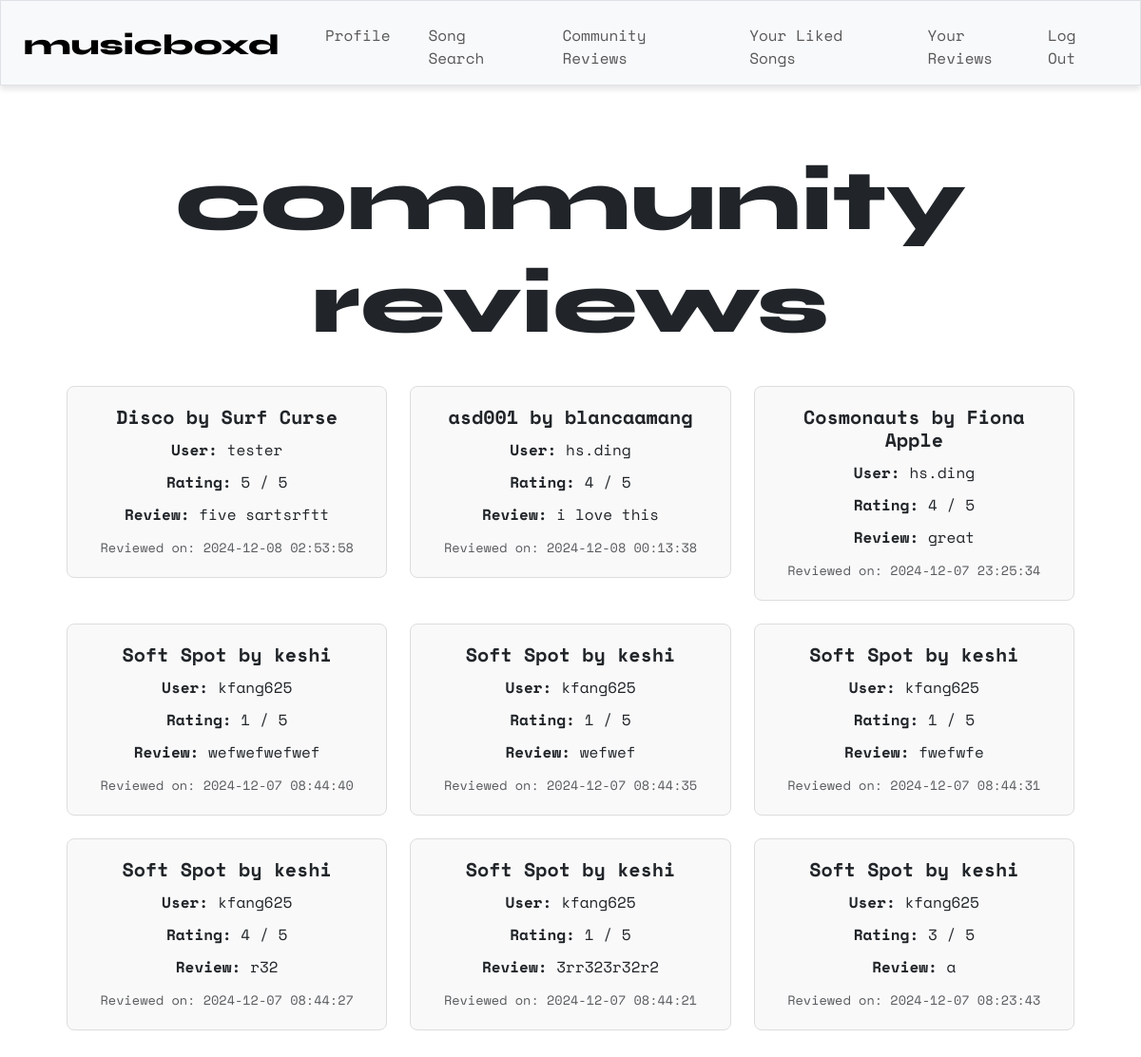
Page /recent (signed in) on the earlier database version.
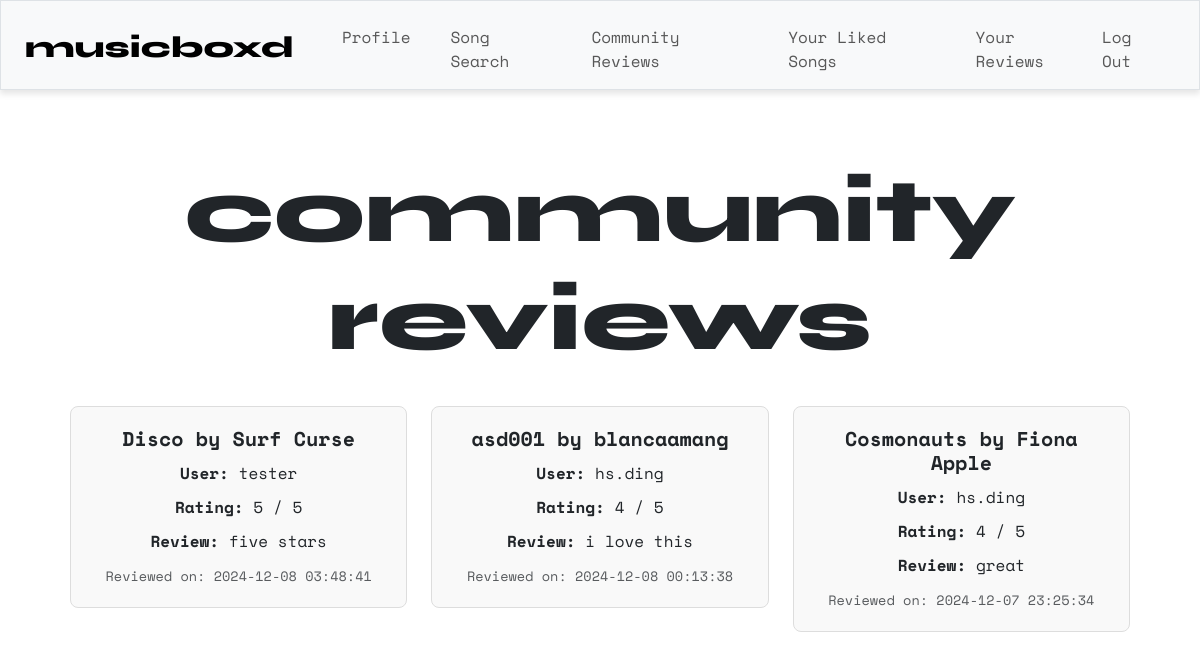
Same page on the later database version.
### tables this page shows
CREATE TABLE reviews ( id INTEGER PRIMARY KEY, review TEXT NOT NULL, rating INTEGER NOT NULL, user_id INTEGER NOT NULL, song_id TEXT NOT NULL, timestamp DATETIME DEFAULT CURRENT_TIMESTAMP, FOREIGN KEY (user_id) REFERENCES users (id), FOREIGN KEY (song_id) REFERENCES songs (id) );

CREATE TABLE songs ( id TEXT PRIMARY KEY, title TEXT NOT NULL, artist TEXT NOT NULL);

CREATE TABLE users ( id INTEGER PRIMARY KEY, username TEXT NOT NULL UNIQUE, hash TEXT NOT NULL );

### app.py (the view)
@app.route("/recent")
@login_required
def recent():
    reviews = db.execute("""
        SELECT users.username, reviews.rating, reviews.timestamp, reviews.review,
               songs.title AS song_title, songs.artist AS song_artist
        FROM reviews
        JOIN users ON reviews.user_id = users.id
        JOIN songs ON reviews.song_id = songs.id
        ORDER BY reviews.timestamp DESC
    """)
    return render_template("recent.html", reviews=reviews)

### helpers.py (called while the page is built)
def login_required(f):
    @wraps(f)
    def decorated_function(*args, **kwargs):
        if session.get("user_id") is None:
            return redirect("/login")
        return f(*args, **kwargs)
    return decorated_function

### templates/recent.html (shortened to what this page needs)
{% extends "layout.html" %}
{% block main %}
    <div class="container">
        <h1 class="syne">community<br>reviews</h1>
        <br>
        {% if reviews %}
            <div class="row row-cols-1 row-cols-md-3 g-4">
                {% for review in reviews %}
                    <div class="col">
                        <div class="card">
                            <div class="card-body">
                                <h5 class="card-title">{{ review.song_title }} by {{ review.song_artist }}</h5>
                                <p class="card-text"><strong>User:</strong> {{ review.username }}</p>
                                <p class="card-text"><strong>Rating:</strong> {{ review.rating }} / 5</p>
                                <p class="card-text"><strong>Review:</strong> {{ review.review }}</p>
                                <p class="card-text"><small class="text-muted">Reviewed on: {{ review.timestamp }}</small></p>
                            </div>
                        </div>
                    </div>
                {% endfor %}
            </div>
        {% else %}
            <p class="text-muted">No reviews yet.</p>
        {% endif %}
    </div>
{% endblock %}

### templates/layout.html (shortened to what this page needs)
<!DOCTYPE html>
<html lang="en">
    <head>
        <link href="https://cdn.jsdelivr.net/npm/bootstrap@5.3.3/dist/css/bootstrap.min.css" rel="stylesheet">
        <link href="https://cdnjs.cloudflare.com/ajax/libs/font-awesome/6.0.0-beta3/css/all.min.css" rel="stylesheet">
        <link href="/static/styles.css" rel="stylesheet">
    </head>
    <body>
        {% if session["user_id"] %}
            <nav class="bg-light border navbar navbar-expand-md navbar-light">
                <div class="container-fluid px-4">
                    <a class="navbar-brand" href="/"><span class="syne" style="font-size:30px">musicboxd</span></a>
                    <div class="collapse navbar-collapse" id="navbar">
                        <ul class="navbar-nav me-auto mt-2">
                            <li class="nav-item ms-4"><a class="nav-link" href="/profile">Profile</a></li>
                            <li class="nav-item ms-4"><a class="nav-link" href="/search">Song Search</a></li>
                            <li class="nav-item ms-4"><a class="nav-link" href="/recent">Community Reviews</a></li>
                            <li class="nav-item ms-4"><a class="nav-link" href="/all_liked">Your Liked Songs</a></li>
                            <li class="nav-item ms-4"><a class="nav-link" href="/all_reviews">Your Reviews</a></li>
                        </ul>
                        <ul class="navbar-nav ms-auto mt-2">
                            <li class="nav-item"><a class="nav-link" href="/logout">Log Out</a></li>
                        </ul>
                    </div>
                </div>
            </nav>
        {% endif %}
        <main class="container py-5 text-center">
            {% block main %}{% endblock %}
        </main>
    </body>
</html>

### static/styles.css (style rules this page uses)
h1 { font-size: 90px; }
p { font-size: 20px; }
ul { list-style-type: none; }
nav { position: sticky; top: 0; left: 0; right: 0; z-index: 1000; background-color: #fff; box-shadow: 0 4px 6px rgba(0, 0, 0, 0.1); padding: 20px; }
nav .navbar-brand { font-size: xx-large; font-family: "Space Mono"; }
.card { border: 1px solid #ddd; border-radius: 8px; background-color: #f9f9f9; transition: box-shadow 0.3s ease-in-out; }
.card-body { padding: 20px; }
.card-title { font-size: 1.25rem; font-weight: bold; margin-bottom: 10px; }
.card-text { font-size: 1rem; margin-bottom: 8px; }
.card-text small { font-size: 0.85rem; color: #6c757d; }
.card-body p { margin-bottom: 10px; }
.container { padding: 20px; }
body { background-color: #ffffff; font-family: "Space Mono"; overflow: visible; }
.syne { font-family: "Syne", sans-serif; font-optical-sizing: auto; font-weight: 800; font-style: normal; }

Differences in the rows shown:
removed reviews: song_title "Soft Spot", song_artist "keshi", username "kfang625", rating "1", review "wefwefwefwef", timestamp "2024-12-07 08:44:40"
removed reviews: song_title "Soft Spot", song_artist "keshi", username "kfang625", rating "1", review "wefwef", timestamp "2024-12-07 08:44:35"
removed reviews: song_title "Soft Spot", song_artist "keshi", username "kfang625", rating "1", review "fwefwfe", timestamp "2024-12-07 08:44:31"
removed reviews: song_title "Soft Spot", song_artist "keshi", username "kfang625", rating "4", review "r32", timestamp "2024-12-07 08:44:27"
removed reviews: song_title "Soft Spot", song_artist "keshi", username "kfang625", rating "1", review "3rr323r32r2", timestamp "2024-12-07 08:44:21"
removed reviews: song_title "Soft Spot", song_artist "keshi", username "kfang625", rating "3", review "a", timestamp "2024-12-07 08:23:43"
changed reviews "Disco": review "five sartsrftt" → "five stars"; timestamp "2024-12-08 02:53:58" → "2024-12-08 03:48:41"
